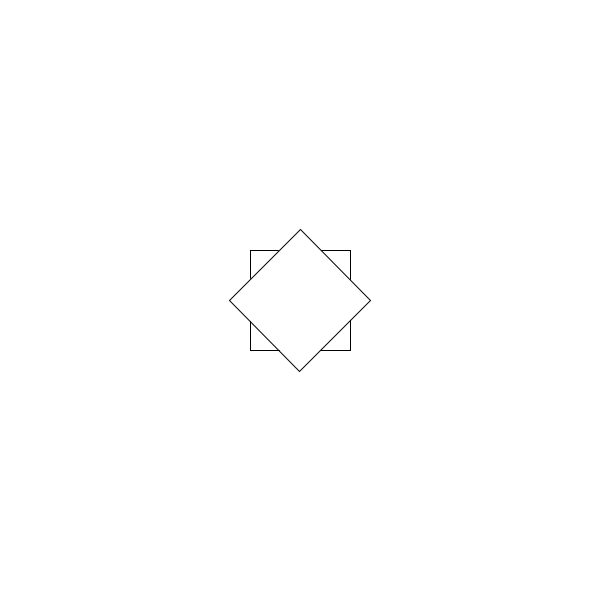
Frame 1 (no input)
Frame 60 (the mouse pressed at the canvas centre just before this capture): identical to frame 1, image omitted
Frame 120 (the mouse held since frame 60 and released just before this capture): identical to frame 1, image omitted

The Processing sketch that drew this single still picture (run headless with seeded random() and noise(); from frame 60 on, the mouse is pressed at the canvas centre):

// Processing sketch: Midterm_practice_2_1
// ── Midterm_practice_2_1.pde
//change this sketch so it rotates around the original position of the shape 
int x, y;
int size = 100;


void setup() {
  size(600, 600); 
  rectMode(CENTER); 
  x = width/2;
  y = height/2;
  
}

void draw(){
  background(255);
  rect(width/2, height/2, size, size); 
  
  pushMatrix(); 
  
  
  //translate rect to 0,0 
  //int r = mouseX-mouseY;
  translate(x, y);
  rotate(radians(45)); 
  rect(0, 0, size, size); 
  //rotate(radians(r));
  //rect(width/3, height/3, size, size);  

  popMatrix(); 

}
